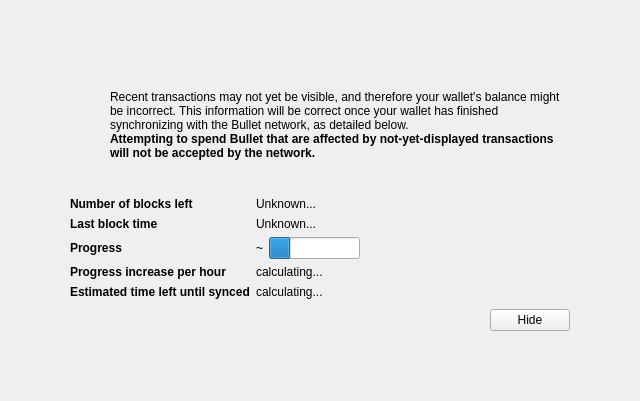
<?xml version="1.0" encoding="UTF-8"?>
<ui version="4.0">
 <class>ModalOverlay</class>
 <widget class="ModalOverlay" name="ModalOverlay">
  <property name="geometry">
   <rect>
    <x>0</x>
    <y>0</y>
    <width>640</width>
    <height>401</height>
   </rect>
  </property>
  <property name="windowTitle">
   <string>Form</string>
  </property>
  <layout class="QVBoxLayout" name="verticalLayout" stretch="0">
   <property name="sizeConstraint">
    <enum>QLayout::SetDefaultConstraint</enum>
   </property>
   <property name="leftMargin">
    <number>0</number>
   </property>
   <property name="topMargin">
    <number>0</number>
   </property>
   <property name="rightMargin">
    <number>0</number>
   </property>
   <property name="bottomMargin">
    <number>0</number>
   </property>
   <item>
    <widget class="QWidget" name="bgWidget" native="true">
     <property name="styleSheet">
      <string notr="true"/>
     </property>
     <layout class="QVBoxLayout" name="verticalLayoutMain" stretch="0">
      <property name="leftMargin">
       <number>60</number>
      </property>
      <property name="topMargin">
       <number>60</number>
      </property>
      <property name="rightMargin">
       <number>60</number>
      </property>
      <property name="bottomMargin">
       <number>60</number>
      </property>
      <item>
       <widget class="QWidget" name="contentWidget" native="true">
        <property name="styleSheet">
         <string notr="true"/>
        </property>
        <layout class="QVBoxLayout" name="verticalLayoutSub" stretch="1,0,0,0,0">
         <property name="spacing">
          <number>0</number>
         </property>
         <property name="leftMargin">
          <number>10</number>
         </property>
         <property name="topMargin">
          <number>10</number>
         </property>
         <property name="rightMargin">
          <number>10</number>
         </property>
         <property name="bottomMargin">
          <number>10</number>
         </property>
         <item>
          <layout class="QHBoxLayout" name="horizontalLayoutIconText" stretch="0,1">
           <property name="topMargin">
            <number>20</number>
           </property>
           <item>
            <layout class="QVBoxLayout" name="verticalLayoutIcon">
             <property name="leftMargin">
              <number>0</number>
             </property>
             <item>
              <widget class="QPushButton" name="warningIcon">
               <property name="enabled">
                <bool>false</bool>
               </property>
               <property name="text">
                <string/>
               </property>
               <property name="icon">
                <iconset>
                 <normaloff>:/icons/warning</normaloff>
                 <disabledoff>:/icons/warning</disabledoff>:/icons/warning</iconset>
               </property>
               <property name="iconSize">
                <size>
                 <width>48</width>
                 <height>48</height>
                </size>
               </property>
               <property name="flat">
                <bool>true</bool>
               </property>
              </widget>
             </item>
             <item>
              <spacer name="verticalSpacerWarningIcon">
               <property name="orientation">
                <enum>Qt::Vertical</enum>
               </property>
               <property name="sizeHint" stdset="0">
                <size>
                 <width>20</width>
                 <height>40</height>
                </size>
               </property>
              </spacer>
             </item>
            </layout>
           </item>
           <item>
            <layout class="QVBoxLayout" name="verticalLayoutInfoText">
             <property name="leftMargin">
              <number>0</number>
             </property>
             <property name="topMargin">
              <number>0</number>
             </property>
             <item>
              <widget class="QLabel" name="infoText">
               <property name="text">
                <string>Recent transactions may not yet be visible, and therefore your wallet's balance might be incorrect. This information will be correct once your wallet has finished synchronizing with the Bullet network, as detailed below.</string>
               </property>
               <property name="textFormat">
                <enum>Qt::RichText</enum>
               </property>
               <property name="wordWrap">
                <bool>true</bool>
               </property>
              </widget>
             </item>
             <item>
              <widget class="QLabel" name="infoTextStrong">
               <property name="font">
                <font>
                 <weight>75</weight>
                 <bold>true</bold>
                </font>
               </property>
               <property name="text">
                <string>Attempting to spend Bullet that are affected by not-yet-displayed transactions will not be accepted by the network.</string>
               </property>
               <property name="textFormat">
                <enum>Qt::RichText</enum>
               </property>
               <property name="wordWrap">
                <bool>true</bool>
               </property>
              </widget>
             </item>
             <item>
              <spacer name="verticalSpacerInTextSpace">
               <property name="orientation">
                <enum>Qt::Vertical</enum>
               </property>
               <property name="sizeHint" stdset="0">
                <size>
                 <width>20</width>
                 <height>40</height>
                </size>
               </property>
              </spacer>
             </item>
            </layout>
           </item>
          </layout>
         </item>
         <item>
          <spacer name="verticalSpacerAfterText">
           <property name="orientation">
            <enum>Qt::Vertical</enum>
           </property>
           <property name="sizeHint" stdset="0">
            <size>
             <width>20</width>
             <height>40</height>
            </size>
           </property>
          </spacer>
         </item>
         <item>
          <layout class="QFormLayout" name="formLayout">
           <property name="fieldGrowthPolicy">
            <enum>QFormLayout::FieldsStayAtSizeHint</enum>
           </property>
           <property name="horizontalSpacing">
            <number>6</number>
           </property>
           <property name="verticalSpacing">
            <number>6</number>
           </property>
           <property name="topMargin">
            <number>10</number>
           </property>
           <item row="0" column="0">
            <widget class="QLabel" name="labelNumberOfBlocksLeft">
             <property name="font">
              <font>
               <weight>75</weight>
               <bold>true</bold>
              </font>
             </property>
             <property name="text">
              <string>Number of blocks left</string>
             </property>
            </widget>
           </item>
           <item row="0" column="1">
            <widget class="QLabel" name="numberOfBlocksLeft">
             <property name="text">
              <string>Unknown...</string>
             </property>
            </widget>
           </item>
           <item row="1" column="0">
            <widget class="QLabel" name="labelLastBlockTime">
             <property name="font">
              <font>
               <weight>75</weight>
               <bold>true</bold>
              </font>
             </property>
             <property name="text">
              <string>Last block time</string>
             </property>
            </widget>
           </item>
           <item row="1" column="1">
            <widget class="QLabel" name="newestBlockDate">
             <property name="sizePolicy">
              <sizepolicy hsizetype="Maximum" vsizetype="Preferred">
               <horstretch>0</horstretch>
               <verstretch>0</verstretch>
              </sizepolicy>
             </property>
             <property name="text">
              <string>Unknown...</string>
             </property>
            </widget>
           </item>
           <item row="2" column="0">
            <widget class="QLabel" name="labelSyncDone">
             <property name="font">
              <font>
               <weight>75</weight>
               <bold>true</bold>
              </font>
             </property>
             <property name="text">
              <string>Progress</string>
             </property>
            </widget>
           </item>
           <item row="2" column="1">
            <layout class="QHBoxLayout" name="horizontalLayoutSync" stretch="0,1">
             <item>
              <widget class="QLabel" name="percentageProgress">
               <property name="text">
                <string>~</string>
               </property>
              </widget>
             </item>
             <item>
              <widget class="QProgressBar" name="progressBar">
               <property name="value">
                <number>24</number>
               </property>
               <property name="format">
                <string/>
               </property>
              </widget>
             </item>
            </layout>
           </item>
           <item row="4" column="0">
            <widget class="QLabel" name="labelProgressIncrease">
             <property name="font">
              <font>
               <weight>75</weight>
               <bold>true</bold>
              </font>
             </property>
             <property name="text">
              <string>Progress increase per hour</string>
             </property>
            </widget>
           </item>
           <item row="4" column="1">
            <widget class="QLabel" name="progressIncreasePerH">
             <property name="text">
              <string>calculating...</string>
             </property>
            </widget>
           </item>
           <item row="5" column="0">
            <widget class="QLabel" name="labelEstimatedTimeLeft">
             <property name="font">
              <font>
               <weight>75</weight>
               <bold>true</bold>
              </font>
             </property>
             <property name="text">
              <string>Estimated time left until synced</string>
             </property>
            </widget>
           </item>
           <item row="5" column="1">
            <widget class="QLabel" name="expectedTimeLeft">
             <property name="text">
              <string>calculating...</string>
             </property>
            </widget>
           </item>
          </layout>
         </item>
         <item>
          <layout class="QHBoxLayout" name="horizontalLayoutButtons">
           <property name="leftMargin">
            <number>10</number>
           </property>
           <property name="topMargin">
            <number>10</number>
           </property>
           <item>
            <spacer name="horizontalSpacer">
             <property name="orientation">
              <enum>Qt::Horizontal</enum>
             </property>
             <property name="sizeHint" stdset="0">
              <size>
               <width>40</width>
               <height>20</height>
              </size>
             </property>
            </spacer>
           </item>
           <item>
            <widget class="QPushButton" name="closeButton">
             <property name="text">
              <string>Hide</string>
             </property>
            </widget>
           </item>
          </layout>
         </item>
         <item>
          <layout class="QVBoxLayout" name="verticalLayout_2">
           <item>
            <spacer name="verticalSpacer">
             <property name="orientation">
              <enum>Qt::Vertical</enum>
             </property>
             <property name="sizeHint" stdset="0">
              <size>
               <width>20</width>
               <height>40</height>
              </size>
             </property>
            </spacer>
           </item>
          </layout>
         </item>
        </layout>
       </widget>
      </item>
     </layout>
    </widget>
   </item>
  </layout>
 </widget>
 <customwidgets>
  <customwidget>
   <class>ModalOverlay</class>
   <extends>QWidget</extends>
   <header>modaloverlay.h</header>
   <container>1</container>
  </customwidget>
 </customwidgets>
 <resources/>
 <connections/>
</ui>
